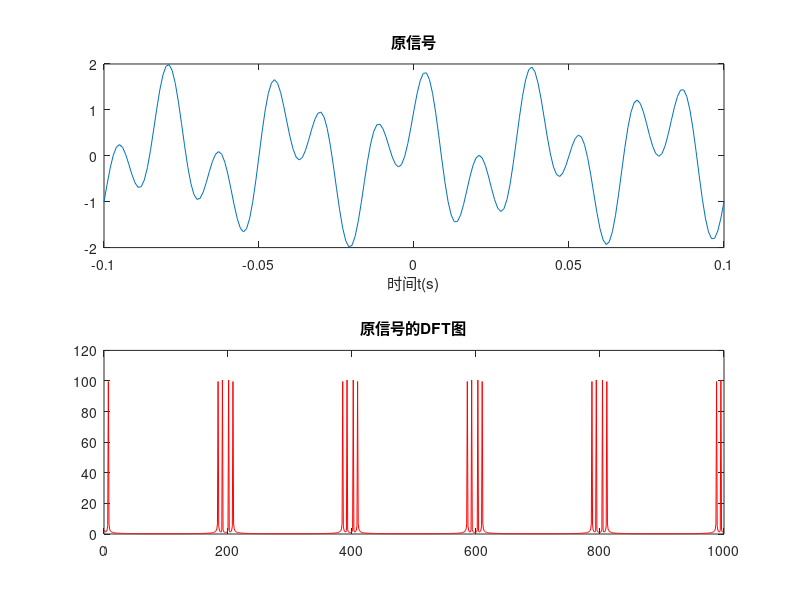

The MATLAB script that drew this image:
clear all;
% matlab验证采样定理

%该程序用于画出原信号的图形以及其DFT图形


t = -0.1:0.001:0.1;%该参数用于画原信号图形

k = 0:200;%时域取样

n = -999:0;%频域取样

% 这里还不算抽样
f = sin(2*pi*60*t)+cos(2*pi*25*t);
% 算出
s = exp(-j*2*pi/length(k));

skn = s.^(k'*n);%代公式

F = f*skn;%对原函数进行傅里叶变换,

%此处f是1*201的矩阵，则skn必须满足201*X的矩阵

%得到的f是1*X的矩阵

subplot(2,1,1)

plot(t, f);%画出采原函数序列图

title('原信号');

xlabel('时间t(s)');

j = 1:length(F);

subplot(2,1,2)

plot(j,abs(F),'r')%画出序列的DFT图

title('原信号的DFT图');
